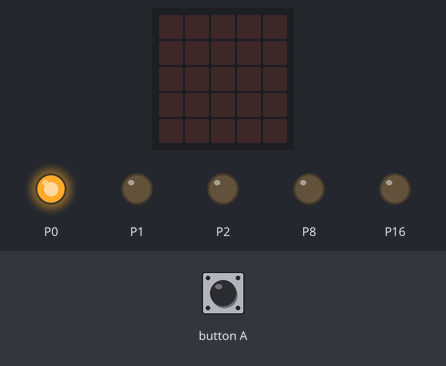
The program below on a simulated BBC micro:bit (MakeCode). Shown: the board's 5×5 LED display, output pins drawn as LEDs (lit = HIGH). Inputs (shaded band) come from the test bench.

Above: at 1.2 s.
1.3 s: button A pressed for 0.15 s
At 4.3 s:
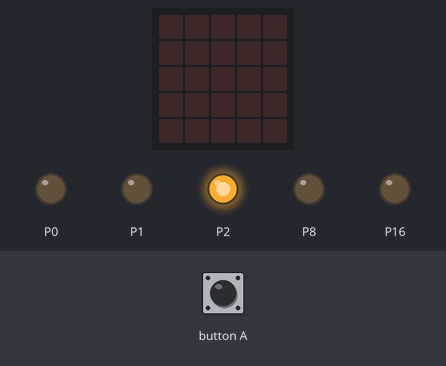
At 5.9 s:
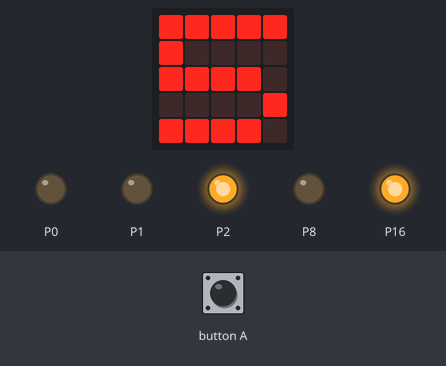
Timing chart, 0 to 15.2 s (numbered marks = the images above; inputs shaded):
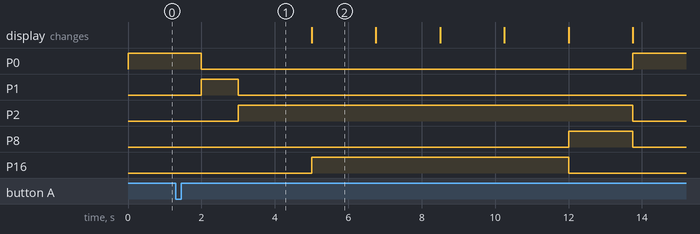

The program:

main.ts
```typescript
function blanch () {
    pins.digitalWritePin(DigitalPin.P8, 0)
    pins.digitalWritePin(DigitalPin.P16, 1)
}
input.onButtonPressed(Button.A, function () {
    piéton += 1
})
function yellow () {
    pins.digitalWritePin(DigitalPin.P0, 0)
    pins.digitalWritePin(DigitalPin.P1, 1)
    pins.digitalWritePin(DigitalPin.P2, 0)
}
function orange () {
    pins.digitalWritePin(DigitalPin.P8, 1)
    pins.digitalWritePin(DigitalPin.P16, 0)
}
function red () {
    pins.digitalWritePin(DigitalPin.P0, 0)
    pins.digitalWritePin(DigitalPin.P1, 0)
    pins.digitalWritePin(DigitalPin.P2, 1)
}
function _null () {
    pins.digitalWritePin(DigitalPin.P8, 0)
    pins.digitalWritePin(DigitalPin.P16, 0)
}
function greed () {
    pins.digitalWritePin(DigitalPin.P0, 1)
    pins.digitalWritePin(DigitalPin.P1, 0)
    pins.digitalWritePin(DigitalPin.P2, 0)
}
let piéton = 0
loops.everyInterval(10, function () {
    greed()
    basic.pause(2000)
    yellow()
    basic.pause(1000)
    red()
    basic.pause(2000)
    if (piéton > 0) {
        piéton = 0
        blanch()
        basic.showNumber(5)
        basic.pause(1000)
        basic.showNumber(4)
        basic.pause(1000)
        basic.showNumber(3)
        basic.pause(1000)
        basic.showNumber(2)
        basic.pause(1000)
        orange()
        basic.showNumber(1)
        basic.pause(1000)
        basic.clearScreen()
        _null()
    }
})
basic.forever(function () {

})
```

test.ts
```typescript
// les tests vont ici ; cela ne sera pas compilé si ce paquet est utilisé en tant qu'extension.
```

Measured:
- after the input at 1.3 s, P1: goes on until 3.0 s, then stays LOW; P8: LOW → HIGH after 10.7 s, → LOW 1.8 s later; P16: LOW → HIGH after 3.7 s, → LOW 7.0 s later
